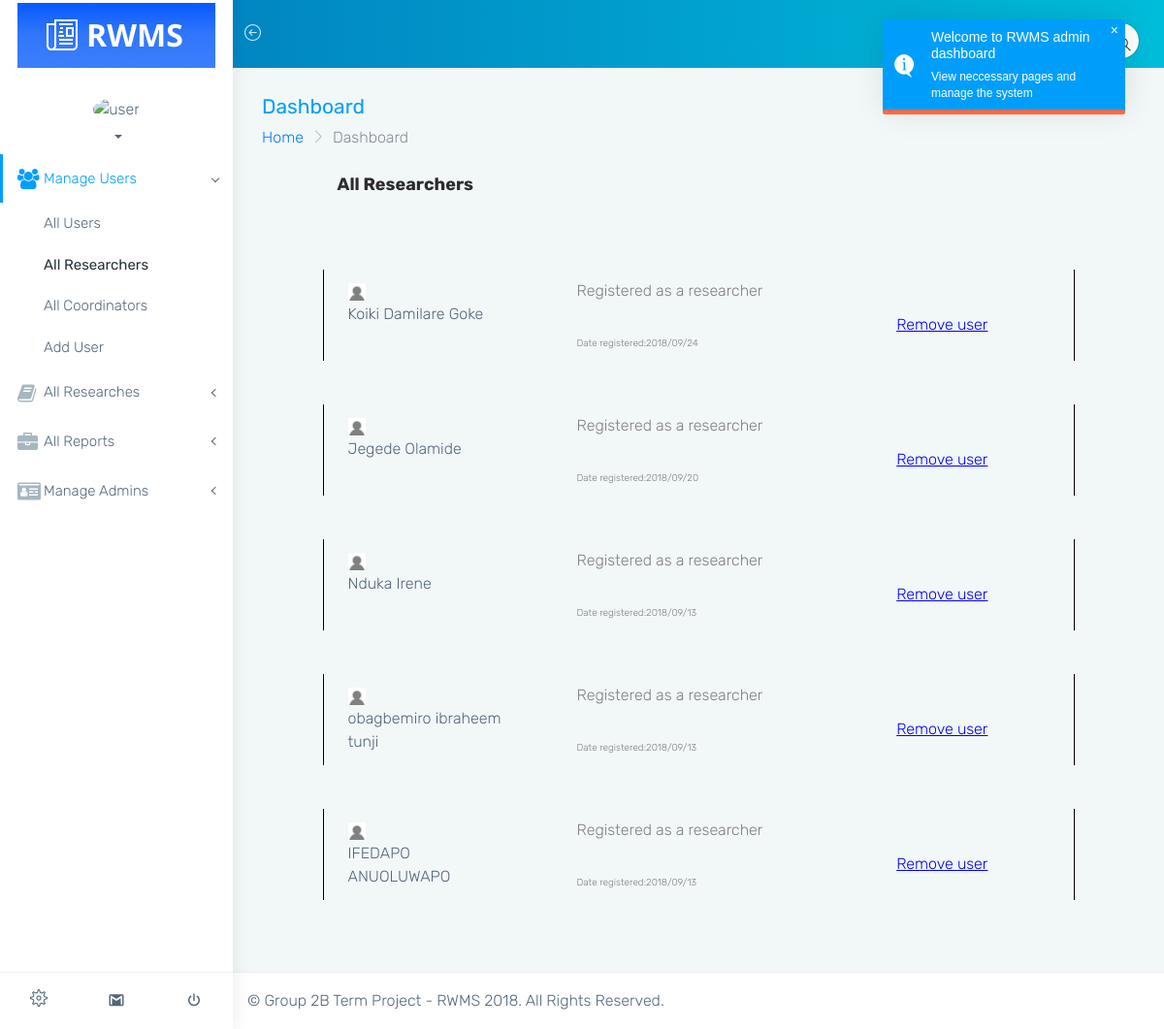
The page /admin/all_researchers.php on the database its author committed.
### tables this page shows
CREATE TABLE `user` (
  `id` int(11) NOT NULL,
  `user_id` int(11) NOT NULL,
  `surname` varchar(20) NOT NULL,
  `other_names` varchar(35) NOT NULL,
  `user_role` int(11) NOT NULL DEFAULT '0' COMMENT '0 for resercher, 1 for coordinator',
  `email` varchar(50) NOT NULL,
  `password` varchar(55) NOT NULL,
  `profile_pix` text NOT NULL,
  `activation_code` text NOT NULL,
  `activation_code_validity` varchar(50) NOT NULL,
  `account_status` int(11) NOT NULL,
  `request_for_coordination_role_is_seen` int(11) DEFAULT '0',
  `is_approved_as_coordinator` int(11) NOT NULL DEFAULT '2',
  `date_registered` datetime NOT NULL
);

### app/init.php (called while the page is built, shortened)
<?php
global $db_conn;
global $lang;
include "classes/Master.php";
include "classes/Researcher.php";
$researcher = new Researcher($db_conn,$lang);
?>

### app/classes/Researcher.php (called while the page is built, shortened)
<?php
class Researcher extends Master
{
    public function fetch_all()
    {
        $data = "*";
        $table = "user";
        $where = " WHERE user_role=0 ORDER BY id DESC";
        $result = $this->getAllData($data, $table, $where);
        return $result;
    }
}

### app/classes/Master.php (called while the page is built, shortened)
<?php
class Master
{
    protected $db;
        function __construct($db_conn,$lang)
        {
            $this->db = $db_conn;
        }
    public function getAllData($data, $table, $where = '')
    {
        try {
            if ($data != '*') {
                $selections = implode(', ', $data);
            } else {
                $selections = '*';
            }
            $stmt = $this->db->prepare("SELECT {$selections} FROM `$table` " . $where . "");
            $stmt->execute();
            $settings_data = $stmt->fetchAll(PDO::FETCH_ASSOC);
            if ($stmt->rowCount() > 0) {
                return $settings_data;
            }
        } catch (PDOException $e) {
            return $e->getMessage();
        }
    }
}
?>

### admin/all_researchers.php (the view, shortened to what this page needs)
<?php
    include("../app/init.php");
    $all_users=$researcher->fetch_all();
?>
<!DOCTYPE html>
<html lang="en">
<head>
    <link href="../assets/plugins/bootstrap/css/bootstrap.min.css" rel="stylesheet">
    <link href="../assets/plugins/chartist-js/dist/chartist.min.css" rel="stylesheet">
    <link href="../assets/plugins/chartist-js/dist/chartist-init.css" rel="stylesheet">
    <link href="../assets/plugins/chartist-plugin-tooltip-master/dist/chartist-plugin-tooltip.css" rel="stylesheet">
    <link href="../assets/plugins/css-chart/css-chart.css" rel="stylesheet">
    <link href="../assets/plugins/toast-master/css/jquery.toast.css" rel="stylesheet">
    <link href="css/style.css" rel="stylesheet">
    <link href="css/colors/blue.css" id="theme" rel="stylesheet">
</head>
<body class="fix-header fix-sidebar card-no-border">
    <div id="main-wrapper">
        <?php include("header_loggedin.php");?>
        <?php include("sidenav.php");?>
        <div class="page-wrapper">
            <div class="container-fluid">
                <div class="row page-titles">
                    <div class="col-md-6 col-8 align-self-center">
                        <h3 class="text-themecolor m-b-0 m-t-0">Dashboard</h3>
                        <ol class="breadcrumb">
                            <li class="breadcrumb-item"><a href="javascript:void(0)">Home</a></li>
                            <li class="breadcrumb-item active">Dashboard</li>
                        </ol>
                    </div>
                </div>
                <div class="row">
                <div class="col-md-10 mx-auto mb-5">
                <h4 class="section-heading" style="font-weight:bold;">All Researchers</h4> <br>
                <?php
                    $i=0;
                    if(!empty($all_users)){
                        foreach ($all_users as $a_user) {
                            $i++;
                            $user_id=$a_user['user_id'];
                            $user_role=$a_user['user_role'];
                            $profile_pix=$a_user['profile_pix'];
                            $date_registered=$a_user['date_registered'];
                            $user_name=$a_user['surname']." ".$a_user['other_names'];
                            if($user_role==1){
                                $role_msg="Registered as a coordinator";
                            }elseif($user_role==0){
                                $role_msg="Registered as a researcher";
                            }
                            $date_reg=date("Y/m/d",strtotime($date_registered));
                ?>
                        <div class="row" style="margin-top:45px;padding:10px;border-right:1px solid black;border-left:1px solid black;" id="userDiv<?php echo $i;?>">
                            <div class="col-md-3">
                                <img src="<?php echo "../$profile_pix";?> " alt="" class="" height="18px">
                                <div><?php echo $user_name;?></div>
                            </div>
                            <div class="col-md-1"></div>
                            <div class="col-md-8 row">
                                <div class="col-md-8">
                                    <div class='row'><span style="color:grey;"><?php echo $role_msg;?></span></div>
                                    <div class='row' style="padding-top:35px;font-size:10px"><span style="color:grey;">Date registered:<?php echo $date_reg;?></span></div>
                                </div>
                                <div class="col-md-4" style="padding-top:35px">
                                    <span style="color:blue;text-decoration:underline;" onclick="removeUser(<?php echo $user_id;?>,'userDiv<?php echo $i;?>')">Remove user</a>
                                </div>
                            </div>
                        </div>
                <?php
                        }
                    }
                ?>
            </div>
                </div>
            </div>
            <footer class="footer">
                &copy; Group 2B Term Project - RWMS 2018. All Rights Reserved.
            </footer>
        </div>
    </div>
</body>
</html>

### admin/css/colors/blue.css (style rules this page uses)
.text-themecolor { color: #009efb !important; }

### rows shown on the page
user: profile_pix (placeholder picture), user_name "Koiki Damilare Goke", user_role "Registered as a researcher", date_registered "2018/09/24"
user: profile_pix (placeholder picture), user_name "Jegede Olamide", user_role "Registered as a researcher", date_registered "2018/09/20"
user: profile_pix (placeholder picture), user_name "Nduka Irene", user_role "Registered as a researcher", date_registered "2018/09/13"
user: profile_pix (placeholder picture), user_name "obagbemiro ibraheem tunji", user_role "Registered as a researcher", date_registered "2018/09/13"
user: profile_pix (placeholder picture), user_name "IFEDAPO ANUOLUWAPO", user_role "Registered as a researcher", date_registered "2018/09/13"
